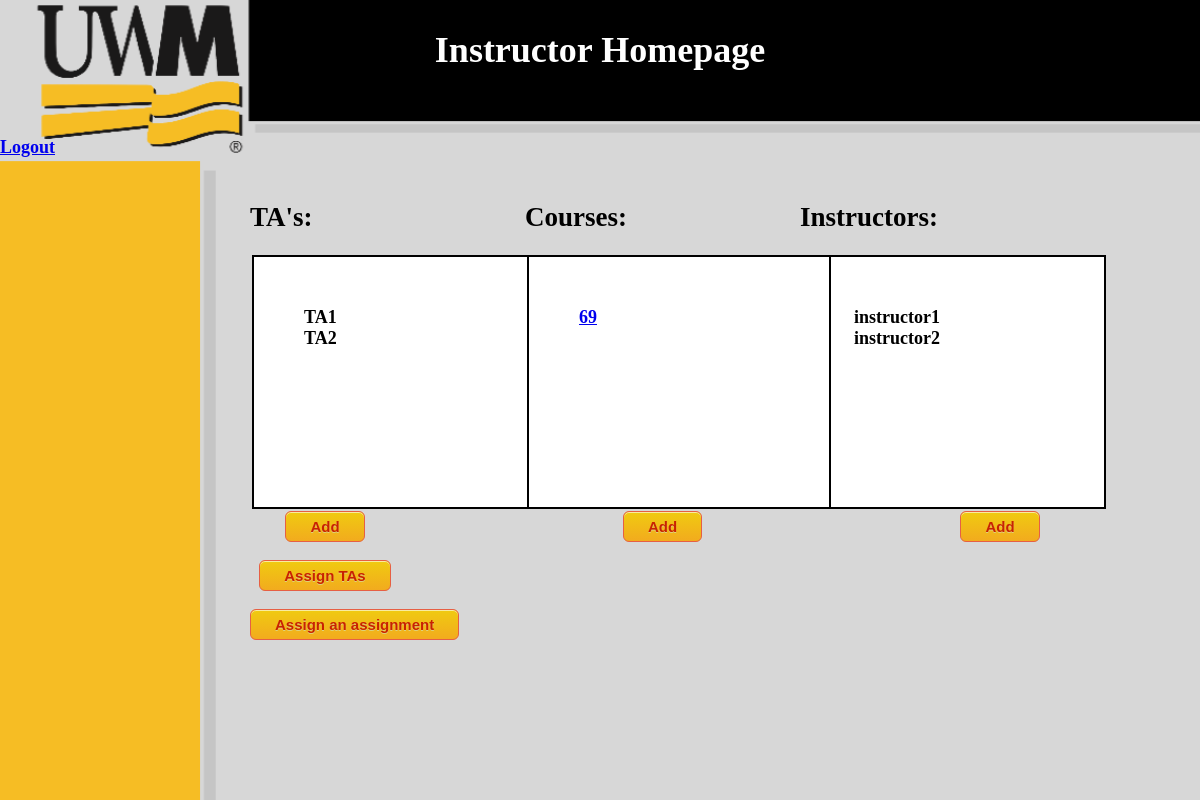
The app's page /instructor_home/ (signed in) with its own data.
### TAApp/models.py (models this page shows, shortened)
class TA(models.Model):
    name = models.CharField(max_length=20, null=True)
    project_manager = models.ForeignKey(Instructor, on_delete=models.CASCADE, null=True)
    role = "TA"
    def __str__(self):
        return self.name

class Course(models.Model):
    name = models.CharField(max_length=20, null=True)
    description = models.CharField(max_length=50, null=True)
    project_manager = models.ForeignKey(Administrator, on_delete=models.CASCADE, null=True, blank=True, default="")
    instructor = models.ForeignKey(Instructor, on_delete=models.CASCADE, default="")
    instructorTA = models.ForeignKey(TA, on_delete=models.CASCADE, default="")

class Instructor(models.Model):
    name = models.CharField(max_length=20, null=True)
    project_manager = models.ForeignKey(Administrator, on_delete=models.CASCADE, null=True)
    role = "Instructor"
    def __str__(self):
        return self.name

### TAApp/views.py (the view)
# urls.py: path('instructor_home/', Instructor_home.as_view(), name='instructor_home'),
class Instructor_home(View):
    def get(self, request, ):
        loggedIn = request.session.get("name")
        if MyUser.objects.filter(name=loggedIn).exists():
            user = MyUser.objects.get(name=loggedIn)
        if valid(user.role, "Instructor"):
            TAList = list(map(str, TA.objects.all()))
            InstructorList = list(map(str, Instructor.objects.all()))
            teacher = Instructor.objects.get(name=request.session.get("name", False))
            CourseList = list(Course.objects.filter(instructor=teacher))
            return render(request, "instructor_home.html",
                          {"TAs": TAList, "instructors": InstructorList, "courses": CourseList, "teacher": teacher})
        else:
            return render(request, "login.html", {"message": "unauthorized access"})

### TAApp/views.py (called while the page is built)
def valid(user_role, expected):
    if user_role == expected:
        return True
    else:
        return False

### templates/instructor_home.html (shortened to what this page needs)
{% load static %}
<link rel="stylesheet" type="text/css" href="{% static '/css/style.css' %}"/>
<!DOCTYPE html>
<html lang="en">
<head>
</head>
<body>
<div class="bg">
    <div class="HeaderHome"></div>
<h1 class="home">Instructor Homepage</h1>
<br/>
<br/>
<a href="/login/">Logout</a>
    <br/>
    <br/>
  <div class="column_left">
      <div class="Left">
      <div class="left">
      <h2>TA's:</h2>
      <form action="/instructor_home/"  id = "TAs" method="post">
      <div id="TAList">
    {% for i in TAs %}
    {{ i }}<br/>
    {% endfor %}
      </div>
</form>
        <form action ="/TAs/">
          <input type="submit" value="Add">
        </form>
          <form action ="/assign_TAs/">
              <input type="submit" value="Assign TAs">
          </form>
      <form action ="/createassignment/">
              <input type="submit" value="Assign an assignment">
          </form>
  </div>
  </div>
  </div>
  <div class="column_center">
        <div class="Left">
            <h2>Courses:</h2>
      <form action="/instructor_home/"  id = "Courses" method="post">
      <div id="CourseList">
      <div id="teacher">
    {% for i in courses %}
        <a href="/thiscourse/?name={{ i.name }}">  {{ i.name }}</a><br/>
    {% endfor %}
      </div>
      </div>
</form>
        <form action ="/courses/">
          <input type="submit" value="Add">
        </form>
  </div>
  </div>
  <div class="column_right">
            <h2>Instructors:</h2>
      <form action="/instructor_home/"  id = "Instructors" method="post">
      <div id="InstructorList">
    {% for i in instructors %}
    {{ i }}<br/>
    {% endfor %}
      </div>
</form>
              <form action ="/instructors/">
          <input type="submit" value="Add">
        </form>
</div>
</div>
</body>
</html>

### TAApp/static/css/style.css (style rules this page uses)
input[type=button], input[type=submit] { box-shadow:inset 0px 1px 0px 0px #f9eca0; background:linear-gradient(to bottom, #f0c911 5%, #f2ab1e 100%); background-color:#f0c911; border-radius:6px; border:1px solid #e65f44; display:inline-block; cursor:pointer; color:#c92200; font-family:Arial; font-size:15px; font-weight:bold; padding:6px 24px; text-decoration:none; text-shadow:0px 1px 0px #ded17c; margin: 0 auto; display: block; }
.center, h1 { text-align: center; margin-left:auto; margin-right:auto; }
body, html { font-family: "Trebuchet MS"; font-size: large; font-weight: bold; height: 100%; margin: 0; }
.bg { background-image: url("../images/background.png"); height: 100%; background-position: center; background-repeat: no-repeat; background-size: cover; background-position: initial; }
.left { padding-left: 125px; }
.column_left { float: left; width: 33.333%; }
.column_right { float: right; width: 33.333%; }
.column_center { display: inline-block; width: 33.333%; }
#TAs,#Courses,#Assignments, #Instructors, #labs { background-color: white; width: 200px; height: 150px; border: 2px solid black; padding: 50px; margin: 2px; }
.home { color: white; }
.HeaderHome { height: 5px; }

### records on screen
TA: TAs "TA1"
TA: TAs "TA2"
Course: name "69"
Instructor: instructors "instructor1"
Instructor: instructors "instructor2"
